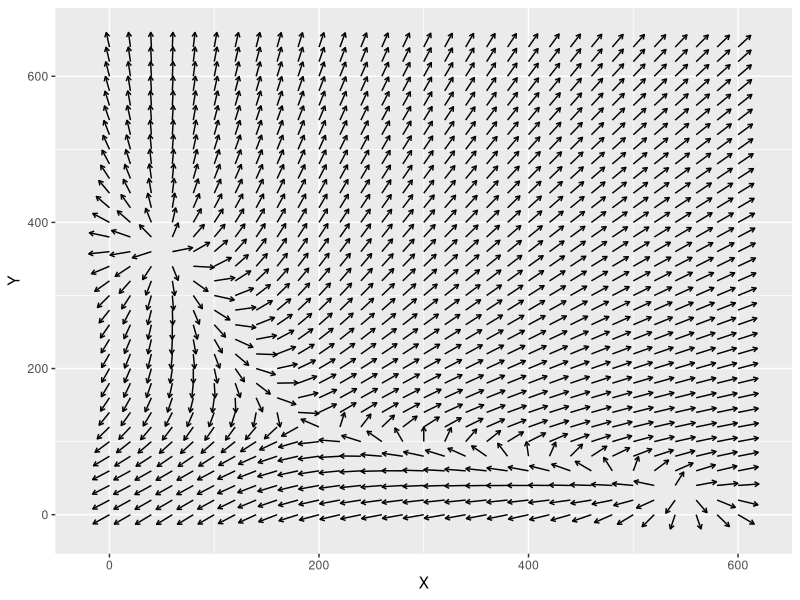
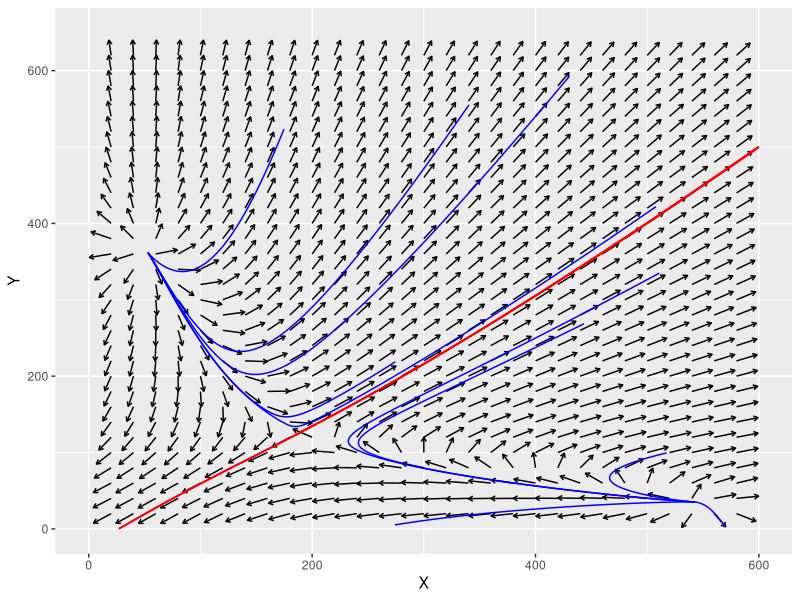

Generate these figures, in order, with R:
## ---- chunk 1
knitr::opts_chunk$set(echo = TRUE)
## ---- chunk 2
library(ggplot2)
hill_inh <- function(X,X0,n) {
  a = (X/X0)**n
  return(1/(1+a))
}

derivs_ts_revised <- function(t, Xs) {
  X = Xs[1]
  Y = Xs[2]
  dxdt = -(5 + 50 * hill_inh(Y, 100, 4) - 0.1 * X)
  dydt = -(4 + 40 * hill_inh(X, 150, 4) - 0.12 * Y)
  return(c(dxdt, dydt))
}

X_all = seq(0, 600, by=20)   # all X grids
Y_all = seq(0, 650, by=20)   # all Y grids
XY_all = expand.grid(X_all, Y_all)   # all combinations of X and Y

results_unit = t(apply(XY_all, MARGIN=1, function(Xs) {
  v = derivs_ts_revised(0, Xs)
  v_norm = v / sqrt(v[1]**2 + v[2]**2)
  return(c(Xs, v_norm))})) # generate all vector field data
colnames(results_unit) = c("X", "Y", "dX", "dY")

p1 = ggplot(data=as.data.frame(results_unit), aes(x=X, y=Y)) + 
  geom_segment(aes(xend=X+20*dX, yend=Y+20*dY), arrow = arrow(length = unit(0.05,"in")))
p1 
## ---- chunk 3
# 4th order Runge-Kutta (RK4)
RK4_2D <- function(derivs, init, t.total, dt){
  # derivs: the function of the derivatives 
  # init: initial condition in c(X0, Y0)
  # t.total: total simulation time, assuming t starts from 0 at the beginning
  # dt: time step size 
  t_all = seq(0, t.total, by=dt)
  n_all = length(t_all)
  X_all = matrix(0, nrow = n_all, ncol = 2)
  X_all[1,] = init 
  for (i in 1:(n_all-1)) {
    t_0= t_all[i]
    t_0.5 = t_0 + 0.5*dt
    t_1 = t_0 + dt
    k1 = dt * derivs(t_0,X_all[i,])
    k2 = dt * derivs(t_0.5,X_all[i,] + k1/2)
    k3 = dt * derivs(t_0.5,X_all[i,] + k2/2)
    k4 = dt * derivs(t_1,X_all[i,] + k3)
    X_all[i+1,] = X_all[i,] + (k1+2*k2+2*k3+k4)/6
  }
  return(cbind(t_all, X_all))   # the output is a matrix of t & X(t) for all time steps
}

derivs_ts_orig <- function(t, Xs) {
  X = Xs[1]
  Y = Xs[2]
  dxdt = 5 + 50 * hill_inh(Y, 100, 4) - 0.1 * X
  dydt = 4 + 40 * hill_inh(X, 150, 4) - 0.12 * Y
  return(c(dxdt, dydt))
}

set.seed(77)   # set the seed for the random number generator, remove this line to generate more random initial conditions
t.total = 100
dt  = 0.01
X_range = c(0,600)
Y_range = c(0,650)

X_init_all = array(runif(20, 0, 600), dim = c(10,2)) # generate 10 random initial conditions
for(i in seq_len(nrow(X_init_all))){
  results = RK4_2D(derivs_ts_orig, X_init_all[i,], t.total, dt)
  colnames(results) = c("t", "X", "Y")
  p1 = p1 + geom_path(data=as.data.frame(results), aes(x=X, y=Y), color = "blue")
}
X_init_all = array(runif(20, -1, 1), dim = c(10,2)) # generate 10 random initial conditions

for(i in seq_len(nrow(X_init_all))){
  X_init = X_init_all[i,] + c(189.96888, 126.64398)
  results = RK4_2D(derivs_ts_revised, X_init, t.total, dt)
  results = results[which(((results[,2] - X_range[1])*(results[,2] - X_range[2]) <0) &
          ((results[,3] - Y_range[1])*(results[,3] - Y_range[2]) < 0)),] # filter points outside of the plotting area
  colnames(results) = c("t", "X", "Y")
  p1 = p1 + geom_path(data=as.data.frame(results), aes(x=X, y=Y), color = "red")
}

p1 + xlim(0, 600) + ylim(0, 650)
